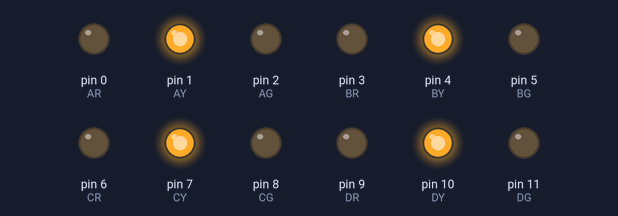
Simulated run of this sketch. Board: Arduino Uno, built with avr-gcc and run on an emulated ATmega328P. Parts: output pins drawn as LEDs (lit = HIGH).

Above: at 0.1 s.
At 3.1 s:
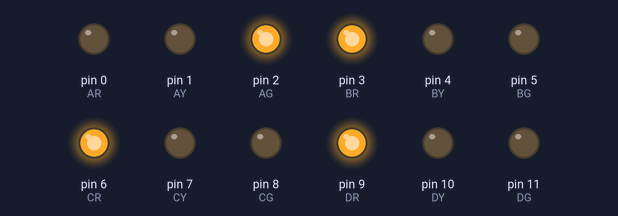
At 8.1 s:
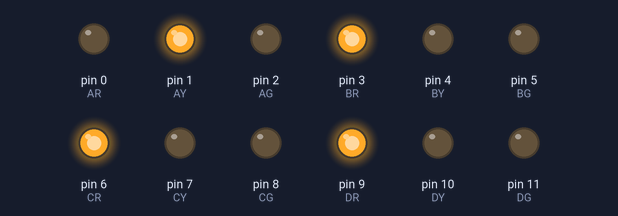
At 15.1 s:
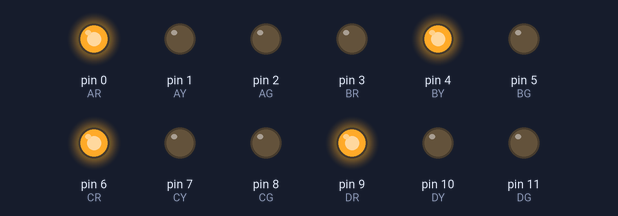
At 22.1 s:
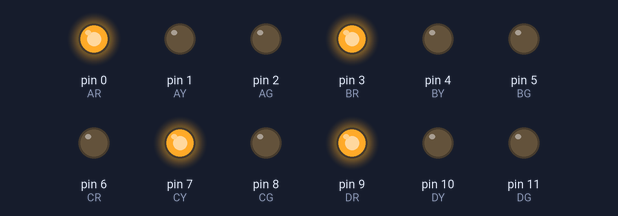
At 38.1 s:
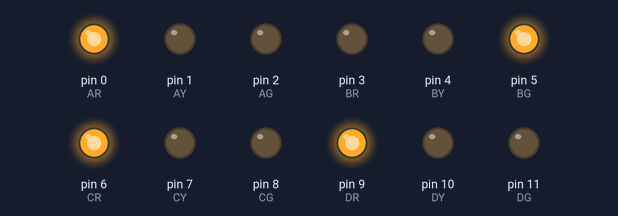
Timing chart, 0 to 39.6 s (numbered marks = the images above):
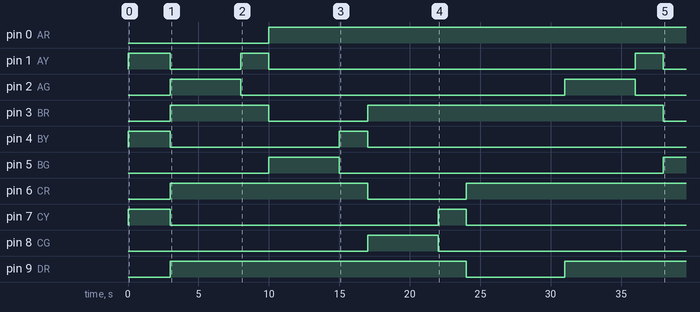

Measured:
- by itself, pin 0 (AR): LOW → HIGH at 10.0 s
- by itself, pin 1 (AY): goes LOW 5.0 s, HIGH 2.0 s, LOW 26.0 s, HIGH 2.0 s, then LOW
- by itself, pin 2 (AG): alternates HIGH for 5.0 s and LOW for 23.0 s
- by itself, pin 3 (BR): LOW → HIGH at 3.0 s, → LOW 7.0 s later, → HIGH 7.0 s later, → LOW 21.0 s later
- by itself, pin 4 (BY): HIGH → LOW at 3.0 s, → HIGH 12.0 s later, → LOW 2.0 s later
- by itself, pin 5 (BG): LOW → HIGH at 10.0 s, → LOW 5.0 s later, → HIGH 23.0 s later
- by itself, pin 6 (CR): LOW → HIGH at 3.0 s, → LOW 14.0 s later, → HIGH 7.0 s later
- by itself, pin 7 (CY): HIGH → LOW at 3.0 s, → HIGH 19.0 s later, → LOW 2.0 s later

The sketch:

TRAFFIC_SIGNAL.ino
```cpp
int AR=0,AY=1,AG=2,BR=3,BY=4,BG=5,CR=6,CY=7,CG=8,DR=9,DY=10,DG=11;
void setup()
{
  pinMode(AR,OUTPUT);
  pinMode(AY,OUTPUT);
  pinMode(AG,OUTPUT);
  pinMode(BR,OUTPUT);
  pinMode(BY,OUTPUT);
  pinMode(BG,OUTPUT);
  pinMode(CR,OUTPUT);
  pinMode(CY,OUTPUT);
  pinMode(CG,OUTPUT);
  pinMode(DR,OUTPUT);
  pinMode(DY,OUTPUT);
  pinMode(DG,OUTPUT);
  digitalWrite(AY,HIGH);
  digitalWrite(BY,HIGH);
  digitalWrite(CY,HIGH);
  digitalWrite(DY,HIGH);
  delay(3000);
  digitalWrite(AY,LOW);
  digitalWrite(BY,LOW);
  digitalWrite(CY,LOW);
  digitalWrite(DY,LOW);
}
void loop()
{
  digitalWrite(AG,HIGH);
  digitalWrite(BR,HIGH);
  digitalWrite(CR,HIGH);
  digitalWrite(DR,HIGH);
  delay(5000);
  digitalWrite(AG,LOW);
  digitalWrite(AY,HIGH);
  delay(2000);
  digitalWrite(AY,LOW);
  digitalWrite(AR,HIGH);
  digitalWrite(BG,HIGH);
  digitalWrite(BR,LOW);
  delay(5000);
  digitalWrite(BG,LOW);
  digitalWrite(BY,HIGH);
  delay(2000);
  digitalWrite(BY,LOW);
  digitalWrite(BR,HIGH);
  digitalWrite(CG,HIGH);
  digitalWrite(CR,LOW);
  delay(5000);
  digitalWrite(CG,LOW);
  digitalWrite(CY,HIGH);
  delay(2000);
  digitalWrite(CY,LOW);
  digitalWrite(CR,HIGH);
  digitalWrite(DG,HIGH);
  digitalWrite(DR,LOW);
  delay(5000);
  digitalWrite(DG,LOW);
  digitalWrite(DY,HIGH);
  delay(2000);
  digitalWrite(DY,LOW);
}
```
